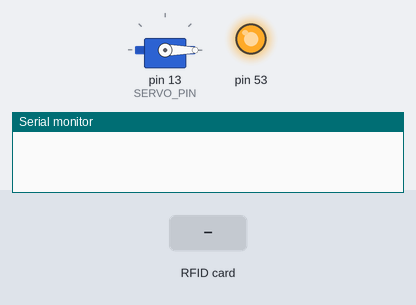
A sketch run on a simulated Arduino Mega 2560, built with avr-gcc and run on an emulated ATmega2560. Shown: servo, output pins drawn as LEDs (lit = HIGH), the last lines printed to the serial monitor. Inputs (shaded band) come from the test bench.

Above: at 1.2 s.
1.3 s: RFID card DE AD BE EF held to the reader
At 2.1 s:
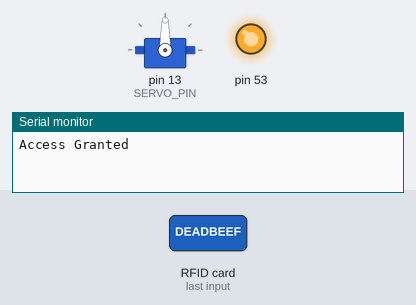
2.8 s: RFID card 5E 7A 19 C4 held to the reader
Timing chart, 0 to 5.8 s (numbered marks = the images above; inputs shaded):
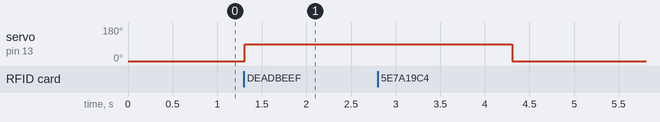

Measured:
- after the input at 1.3 s, servo on pin 13 (SERVO_PIN): 0° → 90° at once

The sketch:

sketch_may1c.ino
```cpp
#include <SPI.h>
#include <MFRC522.h>
#include <Servo.h>

#define SS_PIN 5
#define RST_PIN 22
#define SERVO_PIN 13

MFRC522 rfid(SS_PIN, RST_PIN);
Servo gateServo;

byte authorizedUID[4] = {0xDE, 0xAD, 0xBE, 0xEF};

void setup() {
  Serial.begin(9600);
  SPI.begin();
  rfid.PCD_Init();

  gateServo.attach(SERVO_PIN);
  gateServo.write(0); // Gate closed
}

void loop() {
  if (!rfid.PICC_IsNewCardPresent()) return;
  if (!rfid.PICC_ReadCardSerial()) return;

  if (checkAccess(rfid.uid.uidByte)) {
    Serial.println("Access Granted");
    gateServo.write(90); // Open gate
    delay(3000);
    gateServo.write(0); // Close gate
  } else {
    Serial.println("Access Denied");
  }

  rfid.PICC_HaltA();
}

bool checkAccess(byte *uid) {
  for (byte i = 0; i < 4; i++) {
    if (uid[i] != authorizedUID[i]) return false;
  }
  return true;
}
```
